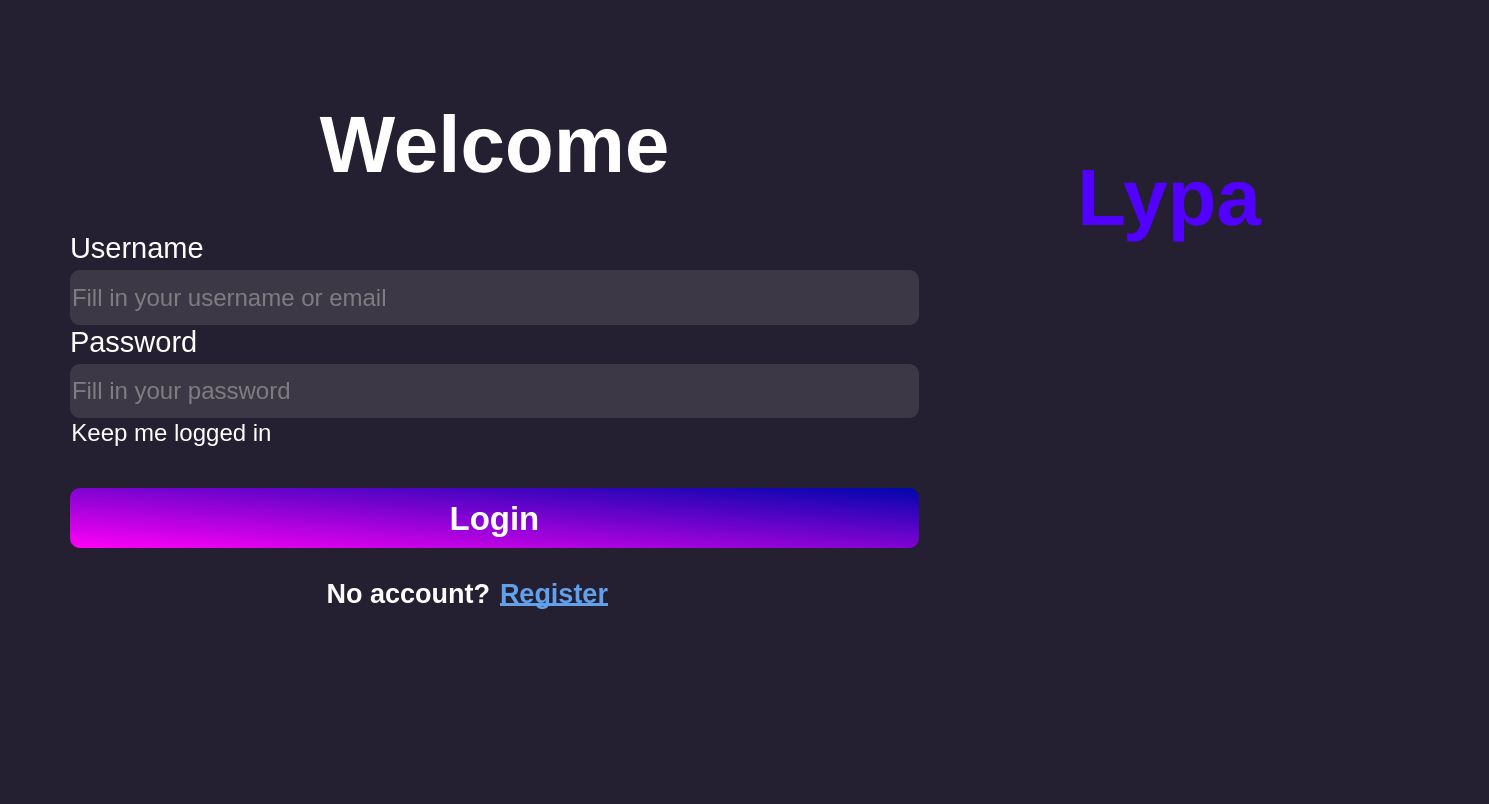
<?xml version="1.0" encoding="UTF-8"?>
<ui version="4.0">
 <class>login</class>
 <widget class="QWidget" name="login">
  <property name="geometry">
   <rect>
    <x>0</x>
    <y>0</y>
    <width>1489</width>
    <height>804</height>
   </rect>
  </property>
  <property name="windowTitle">
   <string>Form</string>
  </property>
  <property name="styleSheet">
   <string notr="true">background-color: rgb(36, 31, 49);
</string>
  </property>
  <layout class="QHBoxLayout" name="layout" stretch="2,3">
   <property name="spacing">
    <number>0</number>
   </property>
   <property name="leftMargin">
    <number>70</number>
   </property>
   <property name="topMargin">
    <number>60</number>
   </property>
   <property name="rightMargin">
    <number>70</number>
   </property>
   <property name="bottomMargin">
    <number>60</number>
   </property>
   <item>
    <layout class="QVBoxLayout" name="info" stretch="2,3,3">
     <property name="spacing">
      <number>0</number>
     </property>
     <item>
      <widget class="QLabel" name="label">
       <property name="font">
        <font>
         <pointsize>30</pointsize>
        </font>
       </property>
       <property name="styleSheet">
        <string notr="true">color: rgb(255, 255, 255);</string>
       </property>
       <property name="text">
        <string>&lt;html&gt;&lt;head/&gt;&lt;body&gt;&lt;h1 align=&quot;center&quot; style=&quot; margin-top:18px; margin-bottom:12px; margin-left:0px; margin-right:0px; -qt-block-indent:0; text-indent:0px;&quot;&gt;&lt;span style=&quot; font-size:xx-large; font-weight:600;&quot;&gt;Welcome&lt;/span&gt;&lt;/h1&gt;&lt;/body&gt;&lt;/html&gt;</string>
       </property>
      </widget>
     </item>
     <item>
      <layout class="QVBoxLayout" name="login_details" stretch="1,1,1">
       <property name="spacing">
        <number>0</number>
       </property>
       <property name="topMargin">
        <number>0</number>
       </property>
       <property name="bottomMargin">
        <number>0</number>
       </property>
       <item>
        <layout class="QVBoxLayout" name="username_layout" stretch="1,2">
         <property name="spacing">
          <number>5</number>
         </property>
         <item>
          <widget class="QLabel" name="username">
           <property name="sizePolicy">
            <sizepolicy hsizetype="Preferred" vsizetype="Preferred">
             <horstretch>0</horstretch>
             <verstretch>0</verstretch>
            </sizepolicy>
           </property>
           <property name="font">
            <font>
             <pointsize>22</pointsize>
            </font>
           </property>
           <property name="styleSheet">
            <string notr="true">color: rgb(255, 255, 255);</string>
           </property>
           <property name="text">
            <string>Username</string>
           </property>
           <property name="alignment">
            <set>Qt::AlignBottom|Qt::AlignLeading|Qt::AlignLeft</set>
           </property>
          </widget>
         </item>
         <item>
          <widget class="QLineEdit" name="username_box">
           <property name="sizePolicy">
            <sizepolicy hsizetype="Expanding" vsizetype="Maximum">
             <horstretch>0</horstretch>
             <verstretch>0</verstretch>
            </sizepolicy>
           </property>
           <property name="maximumSize">
            <size>
             <width>16777215</width>
             <height>60</height>
            </size>
           </property>
           <property name="font">
            <font>
             <pointsize>18</pointsize>
            </font>
           </property>
           <property name="contextMenuPolicy">
            <enum>Qt::PreventContextMenu</enum>
           </property>
           <property name="toolTip">
            <string>Fill in your username</string>
           </property>
           <property name="toolTipDuration">
            <number>10</number>
           </property>
           <property name="styleSheet">
            <string notr="true">background-color: rgb(61, 56, 70);
border-radius: 10px;
color: rgb(192, 191, 188);
selection-color: rgb(222, 221, 218);</string>
           </property>
           <property name="text">
            <string/>
           </property>
           <property name="alignment">
            <set>Qt::AlignLeading|Qt::AlignLeft|Qt::AlignVCenter</set>
           </property>
           <property name="placeholderText">
            <string>Fill in your username or email</string>
           </property>
           <property name="clearButtonEnabled">
            <bool>false</bool>
           </property>
          </widget>
         </item>
        </layout>
       </item>
       <item>
        <layout class="QVBoxLayout" name="password_layout" stretch="1,2">
         <property name="spacing">
          <number>5</number>
         </property>
         <item>
          <widget class="QLabel" name="password">
           <property name="font">
            <font>
             <pointsize>22</pointsize>
            </font>
           </property>
           <property name="styleSheet">
            <string notr="true">color: rgb(255, 255, 255);</string>
           </property>
           <property name="text">
            <string>Password</string>
           </property>
           <property name="alignment">
            <set>Qt::AlignBottom|Qt::AlignLeading|Qt::AlignLeft</set>
           </property>
          </widget>
         </item>
         <item>
          <widget class="QLineEdit" name="password_box">
           <property name="sizePolicy">
            <sizepolicy hsizetype="Expanding" vsizetype="Maximum">
             <horstretch>0</horstretch>
             <verstretch>0</verstretch>
            </sizepolicy>
           </property>
           <property name="maximumSize">
            <size>
             <width>16777215</width>
             <height>60</height>
            </size>
           </property>
           <property name="font">
            <font>
             <pointsize>18</pointsize>
            </font>
           </property>
           <property name="contextMenuPolicy">
            <enum>Qt::PreventContextMenu</enum>
           </property>
           <property name="toolTip">
            <string>Fill in your password</string>
           </property>
           <property name="toolTipDuration">
            <number>10</number>
           </property>
           <property name="styleSheet">
            <string notr="true">background-color: rgb(61, 56, 70);
border-radius: 10px;
color: rgb(192, 191, 188);
selection-color: rgb(222, 221, 218);</string>
           </property>
           <property name="text">
            <string/>
           </property>
           <property name="echoMode">
            <enum>QLineEdit::Password</enum>
           </property>
           <property name="alignment">
            <set>Qt::AlignLeading|Qt::AlignLeft|Qt::AlignVCenter</set>
           </property>
           <property name="placeholderText">
            <string>Fill in your password</string>
           </property>
           <property name="clearButtonEnabled">
            <bool>false</bool>
           </property>
          </widget>
         </item>
        </layout>
       </item>
       <item>
        <layout class="QHBoxLayout" name="keep_layout">
         <property name="spacing">
          <number>0</number>
         </property>
         <property name="topMargin">
          <number>0</number>
         </property>
         <property name="bottomMargin">
          <number>40</number>
         </property>
         <item alignment="Qt::AlignLeft">
          <widget class="QPushButton" name="keep">
           <property name="font">
            <font>
             <pointsize>18</pointsize>
            </font>
           </property>
           <property name="styleSheet">
            <string notr="true">color: rgb(255, 255, 255);
background-color: rgb(36, 31, 49);
margin-right: 150px;</string>
           </property>
           <property name="text">
            <string>Keep me logged in</string>
           </property>
           <property name="icon">
            <iconset>
             <normaloff>../assets/buttons/checkbox/unchecked.png</normaloff>
             <normalon>../assets/buttons/checkbox/checked.png</normalon>../assets/buttons/checkbox/unchecked.png</iconset>
           </property>
           <property name="iconSize">
            <size>
             <width>20</width>
             <height>20</height>
            </size>
           </property>
           <property name="checkable">
            <bool>true</bool>
           </property>
           <property name="checked">
            <bool>false</bool>
           </property>
           <property name="autoRepeat">
            <bool>false</bool>
           </property>
           <property name="autoDefault">
            <bool>true</bool>
           </property>
           <property name="default">
            <bool>true</bool>
           </property>
           <property name="flat">
            <bool>true</bool>
           </property>
          </widget>
         </item>
        </layout>
       </item>
      </layout>
     </item>
     <item>
      <layout class="QVBoxLayout" name="bottom" stretch="1,1">
       <property name="spacing">
        <number>30</number>
       </property>
       <item>
        <widget class="QPushButton" name="login_button">
         <property name="sizePolicy">
          <sizepolicy hsizetype="Preferred" vsizetype="Maximum">
           <horstretch>0</horstretch>
           <verstretch>0</verstretch>
          </sizepolicy>
         </property>
         <property name="minimumSize">
          <size>
           <width>200</width>
           <height>55</height>
          </size>
         </property>
         <property name="maximumSize">
          <size>
           <width>16777215</width>
           <height>60</height>
          </size>
         </property>
         <property name="font">
          <font>
           <pointsize>25</pointsize>
           <weight>75</weight>
           <bold>true</bold>
          </font>
         </property>
         <property name="cursor">
          <cursorShape>PointingHandCursor</cursorShape>
         </property>
         <property name="styleSheet">
          <string notr="true">background-color: qlineargradient(spread:pad, x1:0, y1:1, x2:1, y2:0, stop:0 rgba(255, 0, 246, 255), stop:1 rgba(0, 6, 173, 255));
color: rgb(255, 255, 255);
border-radius: 10px;</string>
         </property>
         <property name="text">
          <string>Login</string>
         </property>
        </widget>
       </item>
       <item>
        <layout class="QHBoxLayout" name="register_part" stretch="1,1">
         <property name="spacing">
          <number>10</number>
         </property>
         <item>
          <widget class="QLabel" name="register_label">
           <property name="font">
            <font>
             <pointsize>20</pointsize>
            </font>
           </property>
           <property name="styleSheet">
            <string notr="true">color: rgb(255, 255, 255);</string>
           </property>
           <property name="text">
            <string>&lt;html&gt;&lt;head/&gt;&lt;body&gt;&lt;h4 align=&quot;right&quot; style=&quot; margin-top:12px; margin-bottom:12px; margin-left:0px; margin-right:0px; -qt-block-indent:0; text-indent:0px;&quot;&gt;&lt;span style=&quot; font-size:medium; font-weight:600;&quot;&gt;No account?&lt;/span&gt;&lt;/h4&gt;&lt;/body&gt;&lt;/html&gt;</string>
           </property>
           <property name="alignment">
            <set>Qt::AlignLeading|Qt::AlignLeft|Qt::AlignTop</set>
           </property>
          </widget>
         </item>
         <item>
          <widget class="QLabel" name="register_button">
           <property name="font">
            <font>
             <pointsize>20</pointsize>
             <underline>true</underline>
            </font>
           </property>
           <property name="cursor">
            <cursorShape>PointingHandCursor</cursorShape>
           </property>
           <property name="styleSheet">
            <string notr="true">color: rgb(98, 160, 234);</string>
           </property>
           <property name="text">
            <string>&lt;h4&gt;Register&lt;/h4&gt;</string>
           </property>
           <property name="alignment">
            <set>Qt::AlignLeading|Qt::AlignLeft|Qt::AlignTop</set>
           </property>
          </widget>
         </item>
        </layout>
       </item>
      </layout>
     </item>
    </layout>
   </item>
   <item>
    <layout class="QVBoxLayout" name="title" stretch="1,5">
     <property name="spacing">
      <number>0</number>
     </property>
     <property name="sizeConstraint">
      <enum>QLayout::SetDefaultConstraint</enum>
     </property>
     <item>
      <widget class="QLabel" name="title_text">
       <property name="font">
        <font>
         <pointsize>30</pointsize>
         <weight>50</weight>
         <bold>false</bold>
        </font>
       </property>
       <property name="styleSheet">
        <string notr="true">color: rgb(82, 0, 255);</string>
       </property>
       <property name="text">
        <string>&lt;html&gt;&lt;head/&gt;&lt;body&gt;&lt;h1 align=&quot;center&quot; style=&quot; margin-top:18px; margin-bottom:12px; margin-left:0px; margin-right:0px; -qt-block-indent:0; text-indent:0px;&quot;&gt;&lt;span style=&quot; font-size:14pt; font-weight:600;&quot;&gt;Lypa&lt;/span&gt;&lt;/h1&gt;&lt;/body&gt;&lt;/html&gt;</string>
       </property>
       <property name="alignment">
        <set>Qt::AlignBottom|Qt::AlignLeading|Qt::AlignLeft</set>
       </property>
      </widget>
     </item>
     <item>
      <layout class="QHBoxLayout" name="logo_aligner">
       <item>
        <widget class="QLabel" name="logo">
         <property name="sizePolicy">
          <sizepolicy hsizetype="Expanding" vsizetype="Expanding">
           <horstretch>0</horstretch>
           <verstretch>0</verstretch>
          </sizepolicy>
         </property>
         <property name="minimumSize">
          <size>
           <width>200</width>
           <height>200</height>
          </size>
         </property>
         <property name="maximumSize">
          <size>
           <width>500</width>
           <height>500</height>
          </size>
         </property>
         <property name="font">
          <font>
           <pointsize>50</pointsize>
          </font>
         </property>
         <property name="text">
          <string/>
         </property>
         <property name="pixmap">
          <pixmap>../lypa.png</pixmap>
         </property>
         <property name="scaledContents">
          <bool>true</bool>
         </property>
         <property name="alignment">
          <set>Qt::AlignCenter</set>
         </property>
        </widget>
       </item>
      </layout>
     </item>
    </layout>
   </item>
  </layout>
 </widget>
 <resources/>
 <connections/>
</ui>
